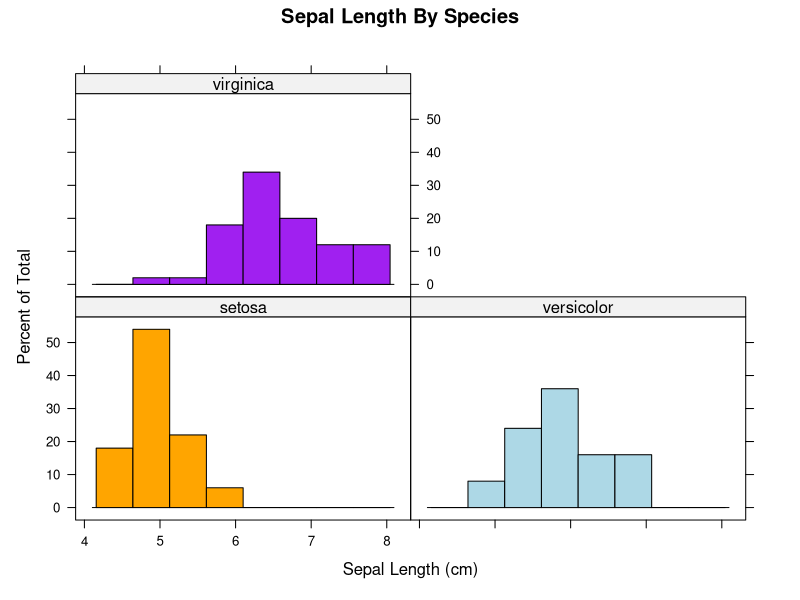
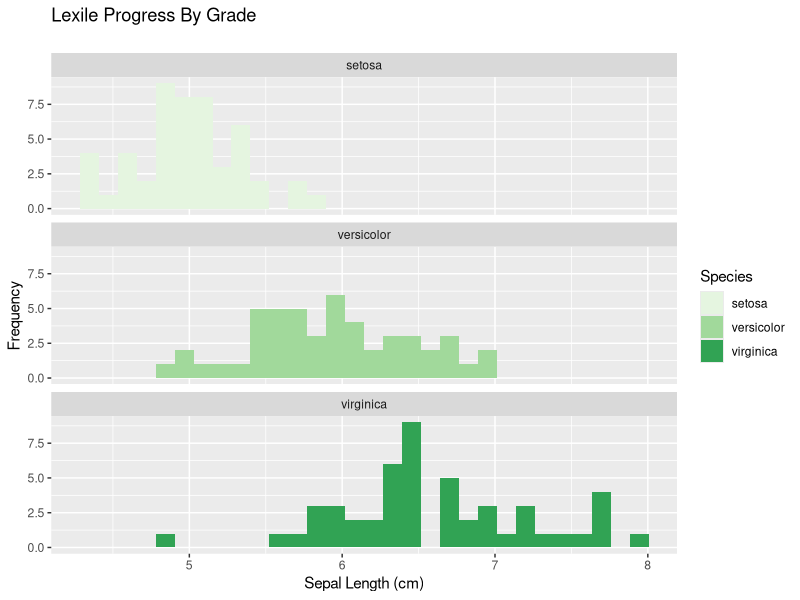

Here is the R script that generated these plots, in order:
library(lattice)
library(ggplot2)
data(iris)
summary(iris)
attach(iris)
histogram(~ Sepal.Length | Species,
          col=c("orange","lightblue","purple"),
          main="Sepal Length By Species",
          xlab="Sepal Length (cm)",
          panel=function(x, col=col,...){
            panel.histogram(x,col=col[packet.number()],...) #gets color for each panel
          })
?histogram

ggplot(data = iris, aes(x=Sepal.Length)) +
  geom_histogram(aes(fill=Species)) +
  scale_fill_brewer(palette="dark2") +
  facet_wrap( ~ Species, ncol=1) +
  xlab("Sepal Length (cm)") +
  ylab("Frequency") +
  ggtitle("Lexile Progress By Grade\n")
